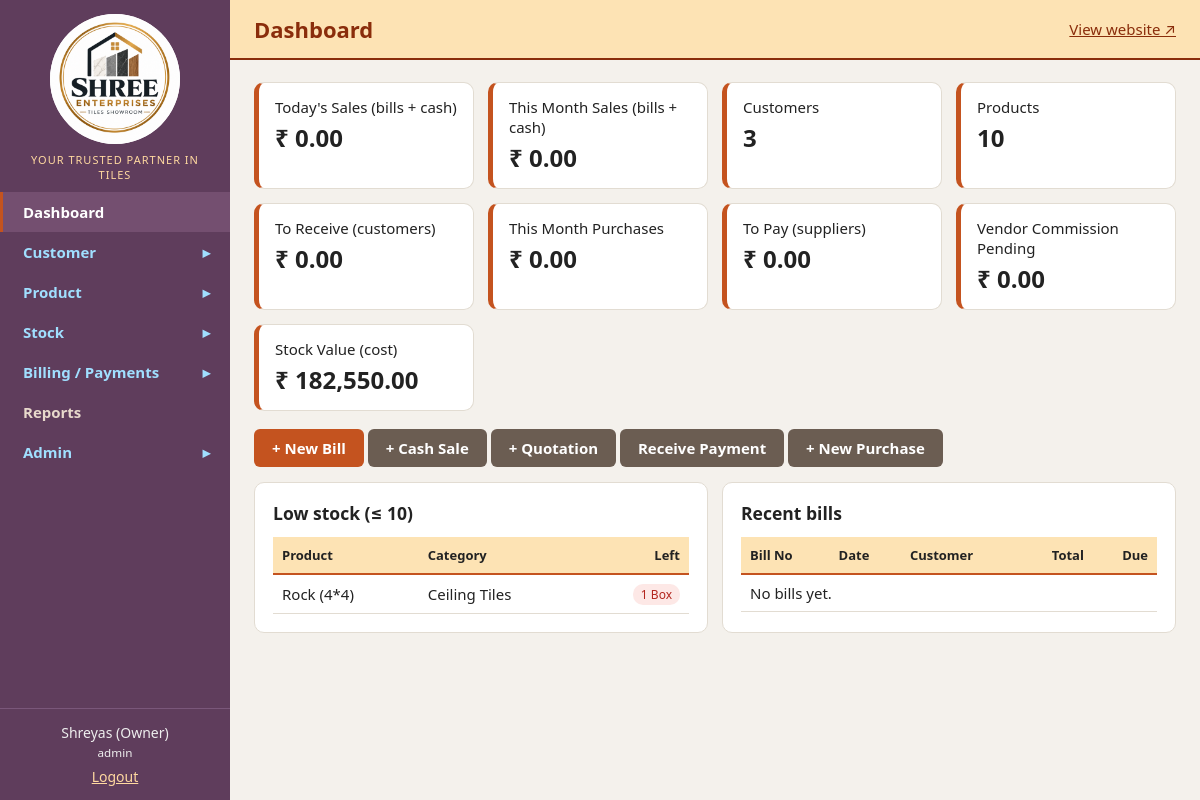
The page /ShreeEnterprises/dashboard.php (signed in) on the database its author committed.
### tables this page shows
CREATE TABLE products (
  id INT AUTO_INCREMENT PRIMARY KEY,
  category_id INT NOT NULL,
  subcategory_id INT NOT NULL,
  supplier_id INT NOT NULL,
  name VARCHAR(80) NOT NULL,
  added_date DATE NOT NULL,
  purchase_rate DECIMAL(12,2) NOT NULL,
  sales_rate DECIMAL(12,2) NOT NULL,
  stock_qty INT NOT NULL DEFAULT 0,
  unit VARCHAR(20) NOT NULL DEFAULT 'Box',
  UNIQUE KEY uq_prod (subcategory_id, name),
  CONSTRAINT fk_p_cat FOREIGN KEY (category_id) REFERENCES categories(id),
  CONSTRAINT fk_p_sub FOREIGN KEY (subcategory_id) REFERENCES subcategories(id),
  CONSTRAINT fk_p_sup FOREIGN KEY (supplier_id) REFERENCES suppliers(id)
);

CREATE TABLE categories (
  id INT AUTO_INCREMENT PRIMARY KEY,
  name VARCHAR(50) NOT NULL UNIQUE
);

### ShreeEnterprises/includes/functions.php (called while the page is built, shortened)
<?php
class DbStmt {
    private $res;
    public function __construct($res) { $this->res = $res; }
    public function fetchAll(): array { return $this->res ? $this->res->fetch_all(MYSQLI_ASSOC) : []; }
}
class Db {
    public function __construct(mysqli $c) { $this->c = $c; }
}
function db(): Db {
    static $db = null;
    if ($db === null) {
        try {
            $c = new mysqli(DB_HOST, DB_USER, DB_PASS, DB_NAME);
            $c->set_charset('utf8mb4');
            $db = new Db($c);
        } catch (mysqli_sql_exception $e) {
            http_response_code(500);
            $code = (int)$e->getCode();
            $hint = $code === 1049 ? 'The database "' . DB_NAME . '" does not exist yet: import database/shree_enterprises.sql in phpMyAdmin.'
                  : ($code === 1045 ? 'Wrong DB_USER / DB_PASS in config.php.'
                  : 'Is MySQL running in the XAMPP Control Panel? Check DB_HOST in config.php.');
            die('<div style="font-family:sans-serif;max-width:640px;margin:40px auto"><h3>Database connection failed</h3><p>' . $hint .
                '</p><p style="font-size:13px">Config file in use: <code>' . htmlspecialchars(realpath(__DIR__ . '/../config.php')) . '</code><br>User: <code>' .
                htmlspecialchars(DB_USER) . '</code> · Password set in config: <b>' . (DB_PASS === '' ? 'NO (empty)' : 'yes (' . strlen(DB_PASS) . ' characters)') .
                '</b></p><p style="color:#777;font-size:13px">Technical detail: ' . htmlspecialchars($e->getMessage()) . '</p></div>');
        }
    }
    return $db;
}
function q(string $sql, array $params = []): DbStmt {
    try {
        $st = db()->c->prepare($sql);
        if ($params) {
            $params = array_values($params);
            $st->bind_param(str_repeat('s', count($params)), ...$params);
        }
        $st->execute();
        $res = $st->get_result();
        return new DbStmt($res ?: null);
    } catch (mysqli_sql_exception $e) {
        throw db_error($e);
    }
}
function rows(string $sql, array $p = []): array { return q($sql, $p)->fetchAll(); }
function e($s): string { return htmlspecialchars((string)$s, ENT_QUOTES, 'UTF-8'); }
function user(): ?array { return $_SESSION['user'] ?? null; }
function is_admin(): bool { return (user()['role'] ?? '') === 'admin'; }

### ShreeEnterprises/dashboard.php (the view, shortened to what this page needs)
<?php
require_once __DIR__ . '/includes/functions.php';
$low = rows('SELECT p.name, p.stock_qty, p.unit, c.name AS cat FROM products p JOIN categories c ON c.id = p.category_id WHERE p.stock_qty <= ? ORDER BY p.stock_qty LIMIT 10', [LOW_STOCK_LIMIT]);
$recent = rows('SELECT i.id, i.invoice_date, c.name, i.total_amount, i.paid_amount FROM invoices i JOIN customers c ON c.id = i.customer_id ORDER BY i.id DESC LIMIT 8');
require __DIR__ . '/includes/header.php';
?>
<div class="grid g4" style="margin-bottom:18px">
<?php foreach ($s as $l => $v): ?><div class="stat"><?= e($l) ?><b><?= e($v) ?></b></div><?php endforeach; ?>
</div>
<p><a class="btn" href="sale_new.php">+ New Bill</a> <a class="btn alt" href="cash_sale_new.php">+ Cash Sale</a> <a class="btn alt" href="quotation_new.php">+ Quotation</a> <a class="btn alt" href="receive_payment.php">Receive Payment</a>
<?php if (is_admin()): ?> <a class="btn alt" href="purchase_new.php">+ New Purchase</a><?php endif; ?></p>
<div class="grid g2">
<div class="card"><h3>Low stock (≤ <?= LOW_STOCK_LIMIT ?>)</h3><table>
<tr><th>Product</th><th>Category</th><th class="r">Left</th></tr>
<?php foreach ($low as $p): ?><tr><td><?= e($p['name']) ?></td><td><?= e($p['cat']) ?></td><td class="r"><span class="badge low"><?= $p['stock_qty'] ?> <?= e($p['unit']) ?></span></td></tr>
<?php endforeach; if (!$low): ?><tr><td colspan="3">All products are well stocked.</td></tr><?php endif; ?></table></div>
<div class="card"><h3>Recent bills</h3><table>
<tr><th>Bill No</th><th>Date</th><th>Customer</th><th class="r">Total</th><th class="r">Due</th></tr>
<?php foreach ($recent as $i): ?><tr><td><a href="print_invoice.php?id=<?= $i['id'] ?>"><?= $i['id'] ?></a></td><td><?= dmy($i['invoice_date']) ?></td><td><?= e($i['name']) ?></td><td class="r"><?= money($i['total_amount']) ?></td><td class="r"><?= money($i['total_amount'] - $i['paid_amount']) ?></td></tr>
<?php endforeach; if (!$recent): ?><tr><td colspan="5">No bills yet.</td></tr><?php endif; ?></table></div>
</div>
<?php require __DIR__ . '/includes/footer.php'; ?>

### ShreeEnterprises/assets/css/style.css (style rules this page uses)
:root { --brand:#8a2d0b;--brand2:#c4531f;--ink:#222;--bg:#f4f1ec;--card:#fff;--line:#e2dcd2;--ok:#1f7a3f;--err:#b3261e;--accent:#fde3b4 }
* { box-sizing:border-box }
body { margin:0;font-family:system-ui,-apple-system,"Segoe UI",Roboto,sans-serif;background:var(--bg);color:var(--ink);font-size:15px }
a { color:var(--brand) }
.card { background:var(--card);border:1px solid var(--line);border-radius:10px;padding:18px;margin-bottom:18px }
.card h3 { margin:0 0 12px }
.grid { display:grid;gap:14px }
.g2 { grid-template-columns:repeat(auto-fit,minmax(260px,1fr)) }
.g4 { grid-template-columns:repeat(auto-fit,minmax(190px,1fr)) }
.stat { background:var(--card);border:1px solid var(--line);border-left:5px solid var(--brand2);border-radius:10px;padding:14px 16px }
.stat b { display:block;font-size:24px;margin-top:4px }
.btn { display:inline-block;background:var(--brand2);color:#fff;border:0;padding:9px 18px;border-radius:6px;cursor:pointer;font:inherit;font-weight:600;text-decoration:none }
.btn.alt { background:#6b5d52 }
table { width:100%;border-collapse:collapse;background:#fff }
th { background:var(--accent);text-align:left;padding:9px;font-size:13px;border-bottom:2px solid var(--brand2) }
td { padding:8px 9px;border-bottom:1px solid var(--line);vertical-align:middle }
.r { text-align:right }
.badge { display:inline-block;padding:2px 8px;border-radius:10px;font-size:12px;background:#eee }
.badge.low { background:#fde8e6;color:var(--err) }

### rows shown on the page
products: name "Rock (4*4)", category.name "Ceiling Tiles", stock_qty "1", unit "Box"

### other values the page prints
SHOP_TAGLINE "YOUR TRUSTED PARTNER IN TILES"
$glabel "Dashboard"
$glabel "Customer"
$glabel "Product"
$glabel "Stock"
$glabel "Billing / Payments"
$glabel "Reports"
$glabel "Admin"
user()['full_name'] "Shreyas (Owner)"
user()['role'] "admin"
$page_title "Dashboard"
$l "Today's Sales (bills + cash)"
$v "₹ 0.00"
$l "This Month Sales (bills + cash)"
$l "Customers"
